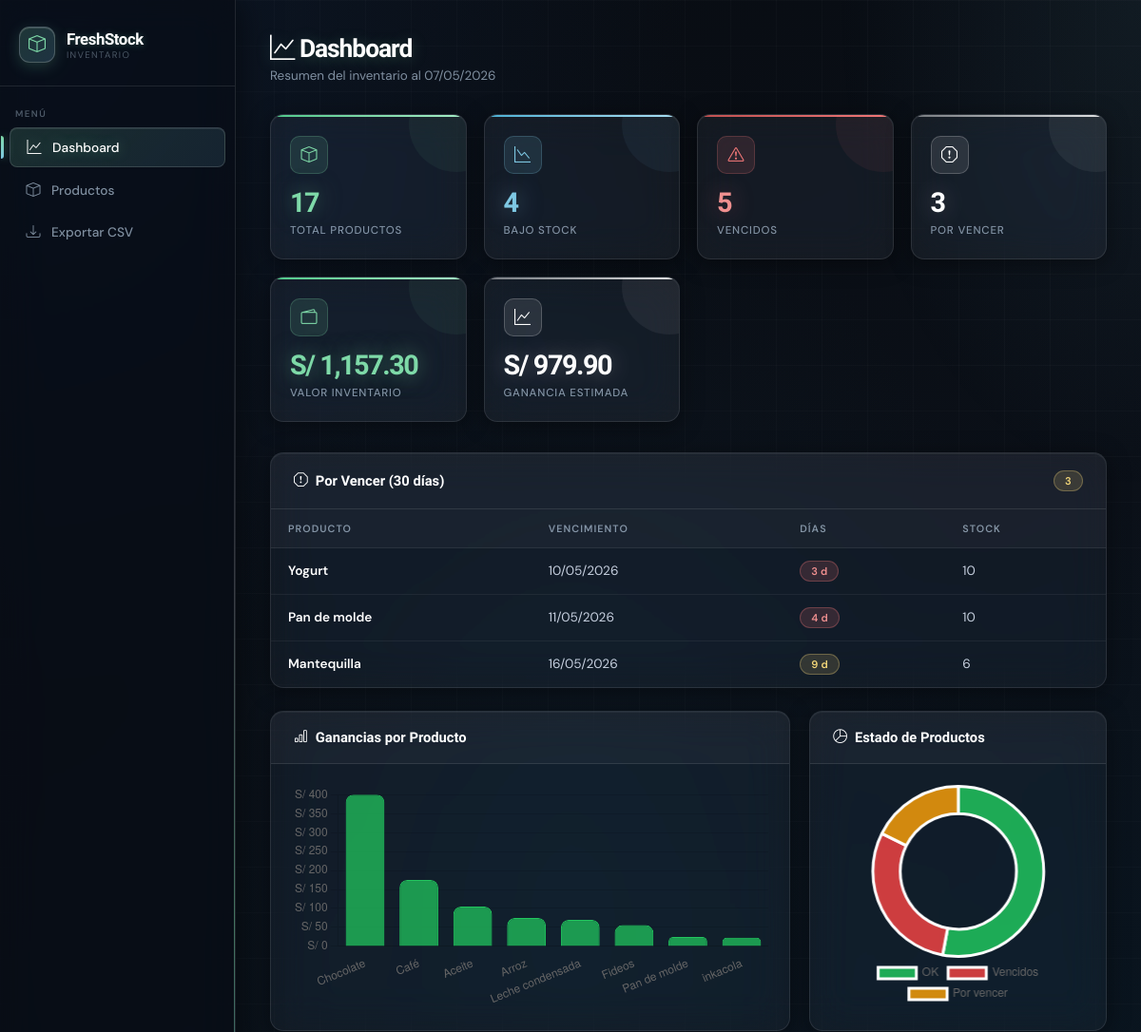
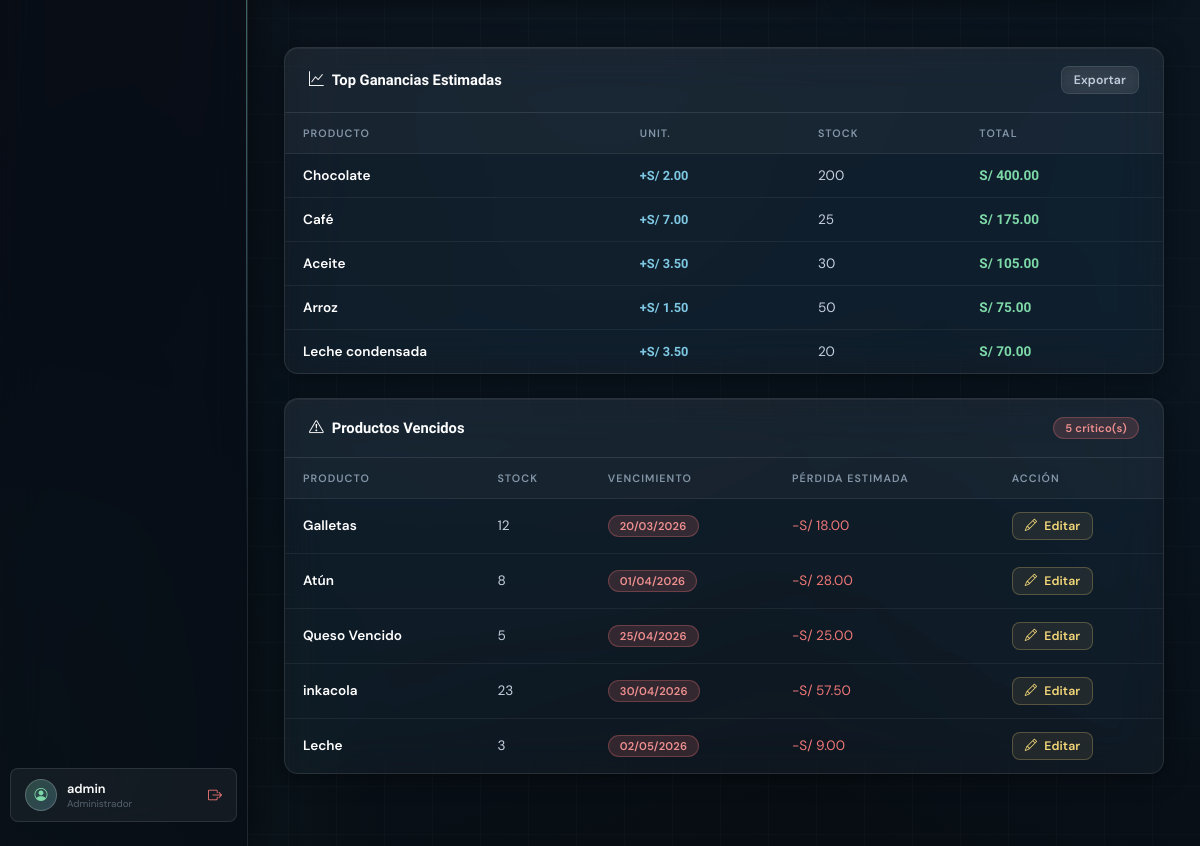
/freshStock/index.php (signed in), run on the app's committed database (2 pictures, top to bottom).
### tables this page shows
CREATE TABLE `productos` (
  `id` int(11) NOT NULL,
  `nombre` varchar(100) NOT NULL,
  `stock` int(11) NOT NULL,
  `stock_min` int(11) NOT NULL DEFAULT 5,
  `precio_compra` decimal(10,2) NOT NULL,
  `precio_venta` decimal(10,2) NOT NULL,
  `fecha_vencimiento` date NOT NULL
);

### freshStock/helpers.php (called while the page is built, shortened)
<?php
function fmtFecha(string $fecha): string {
    try {
        $date = DateTime::createFromFormat('Y-m-d', $fecha);
        return $date->format('d/m/Y');
    } catch (Exception $e) {
        return $fecha;
    }
}

### freshStock/index.php (the view, shortened to what this page needs)
<?php
require 'conexion.php';
$kpis = $pdo->query("
    SELECT
        COUNT(*) AS total,
        SUM(CASE WHEN stock <= stock_min THEN 1 ELSE 0 END) AS bajo_stock,
        SUM(CASE WHEN fecha_vencimiento < CURDATE() THEN 1 ELSE 0 END) AS vencidos,
        SUM(CASE WHEN fecha_vencimiento BETWEEN CURDATE() AND DATE_ADD(CURDATE(), INTERVAL 30 DAY) THEN 1 ELSE 0 END) AS por_vencer,
        ROUND(SUM(stock * precio_compra), 2) AS valor_inventario,
        ROUND(SUM((precio_venta - precio_compra) * stock), 2) AS ganancia_estimada
    FROM productos
")->fetch();
$vencidos = $pdo->query("
    SELECT * FROM productos
    WHERE fecha_vencimiento < CURDATE()
    ORDER BY fecha_vencimiento ASC
")->fetchAll();
$porVencer = $pdo->query("
    SELECT *,
           DATEDIFF(fecha_vencimiento, CURDATE()) AS dias_restantes
    FROM productos
    WHERE fecha_vencimiento BETWEEN CURDATE() AND DATE_ADD(CURDATE(), INTERVAL 30 DAY)
    ORDER BY fecha_vencimiento ASC
")->fetchAll();
$topGanancia = $pdo->query("
    SELECT *,
           ROUND((precio_venta - precio_compra) * stock, 2) AS ganancia_total,
           ROUND(precio_venta - precio_compra, 2) AS ganancia_unit
    FROM productos
    WHERE fecha_vencimiento >= CURDATE()
    ORDER BY ganancia_total DESC
    LIMIT 5
")->fetchAll();
$grafGanancias = $pdo->query("
    SELECT
        nombre,
        ROUND((precio_venta - precio_compra) * stock, 2) AS ganancia_total
    FROM productos
    ORDER BY ganancia_total DESC
    LIMIT 8
")->fetchAll();
$grafEstados = [
    'ok' => max(0, (int)$kpis['total'] - (int)$kpis['vencidos'] - (int)$kpis['por_vencer']),
    'vencidos' => (int)$kpis['vencidos'],
    'por_vencer' => (int)$kpis['por_vencer']
];
?>
<!DOCTYPE html>
<html lang="es">
<head>
<link rel="stylesheet" href="css/style.css">
</head>
<body>
<aside class="sidebar">
  <div class="sidebar-brand">
    <div class="brand-icon"><i class="bi bi-box"></i></div>
    <div>
      <div class="brand-name">FreshStock</div>
      <div class="brand-sub">Inventario</div>
    </div>
  </div>
  <span class="nav-section">Menú</span>
  <a href="index.php"     class="nav-link active"><span class="icon"><i class="bi bi-graph-up"></i></span> Dashboard</a>
  <a href="productos.php" class="nav-link"><span class="icon"><i class="bi bi-box"></i></span> Productos</a>
  <a href="exportar.php"  class="nav-link"><span class="icon"><i class="bi bi-download"></i></span> Exportar CSV</a>
  <div class="sidebar-footer">
    <div class="user-pill">
      <div class="user-avatar"><i class="bi bi-person-circle"></i></div>
      <div class="user-info">
        <div class="user-name"><?= htmlspecialchars($_SESSION['usuario'], ENT_QUOTES, 'UTF-8') ?></div>
        <div class="user-role" style="cursor:pointer;transition:.2s" title="Clic para configurar contraseña" onclick="window.location.href='setup_password.php'">Administrador</div>
      </div>
      <form id="logout-form" action="logout.php" method="POST" style="display:inline;">
        <button type="submit" class="logout-btn" title="Cerrar sesión" style="border:none;background:none;cursor:pointer;padding:0;">
          <i class="bi bi-box-arrow-right"></i>
        </button>
      </form>
    </div>
  </div>
</aside>
<main class="main">
  <div class="page-header">
    <h1 class="page-title"><i class="bi bi-graph-up"></i> Dashboard</h1>
    <p class="page-subtitle">Resumen del inventario al <?= date('d/m/Y') ?></p>
  </div>
  <div class="kpi-grid">
    <div class="kpi-card green">
      <div class="kpi-icon"><i class="bi bi-box"></i></div>
      <div class="kpi-value"><?= $kpis['total'] ?></div>
      <div class="kpi-label">Total Productos</div>
    </div>
    <div class="kpi-card blue">
      <div class="kpi-icon"><i class="bi bi-graph-down"></i></div>
      <div class="kpi-value"><?= $kpis['bajo_stock'] ?></div>
      <div class="kpi-label">Bajo Stock</div>
    </div>
    <div class="kpi-card red">
      <div class="kpi-icon"><i class="bi bi-exclamation-triangle"></i></div>
      <div class="kpi-value"><?= $kpis['vencidos'] ?></div>
      <div class="kpi-label">Vencidos</div>
    </div>
    <div class="kpi-card amber">
      <div class="kpi-icon"><i class="bi bi-exclamation-octagon"></i></div>
      <div class="kpi-value"><?= $kpis['por_vencer'] ?></div>
      <div class="kpi-label">Por Vencer</div>
    </div>
    <div class="kpi-card green">
      <div class="kpi-icon"><i class="bi bi-wallet2"></i></div>
      <div class="kpi-value">S/ <?= number_format($kpis['valor_inventario'], 2) ?></div>
      <div class="kpi-label">Valor Inventario</div>
    </div>
    <div class="kpi-card amber">
      <div class="kpi-icon"><i class="bi bi-graph-up"></i></div>
      <div class="kpi-value">S/ <?= number_format($kpis['ganancia_estimada'], 2) ?></div>
      <div class="kpi-label">Ganancia Estimada</div>
    </div>
  </div>
    <div class="section-card">
      <div class="section-head">
        <span class="section-title"><i class="bi bi-exclamation-octagon"></i> Por Vencer (30 días)</span>
        <span class="badge badge-warn"><?= count($porVencer) ?></span>
      </div>
      <div class="tbl-wrap">
        <?php if (empty($porVencer)): ?>
          <div class="empty-state"><div class="empty-icon"><i class="bi bi-check-circle" style="font-size: 2.5rem;"></i></div><div class="empty-text">¡Sin productos próximos a vencer!</div></div>
        <?php else: ?>
        <table>
          <thead>
            <tr><th>Producto</th><th>Vencimiento</th><th>Días</th><th>Stock</th></tr>
          </thead>
          <tbody>
            <?php foreach ($porVencer as $p): ?>
            <tr>
              <td class="product-name"><?= htmlspecialchars($p['nombre'], ENT_QUOTES, 'UTF-8') ?></td>
              <td><?= fmtFecha($p['fecha_vencimiento']) ?></td>
              <td>
                <span class="badge <?= $p['dias_restantes'] <= 7 ? 'badge-danger' : 'badge-warn' ?>">
                  <?= $p['dias_restantes'] ?> d
                </span>
              </td>
              <td><?= $p['stock'] ?></td>
            </tr>
            <?php endforeach; ?>
          </tbody>
        </table>
        <?php endif; ?>
      </div>
    </div>
  <div style="display:grid;grid-template-columns:1.4fr .8fr;gap:20px;margin-bottom:24px">
    <div class="section-card">
      <div class="section-head">
        <span class="section-title"><i class="bi bi-bar-chart"></i> Ganancias por Producto</span>
      </div>
      <div style="padding:22px;height:280px">
        <canvas id="chartGanancias"></canvas>
      </div>
    </div>
    <div class="section-card">
      <div class="section-head">
        <span class="section-title"><i class="bi bi-pie-chart"></i> Estado de Productos</span>
      </div>
      <div style="padding:22px;height:280px">
        <canvas id="chartEstados"></canvas>
      </div>
    </div>
  </div>
    <div class="section-card">
      <div class="section-head">
        <span class="section-title"><i class="bi bi-graph-up"></i> Top Ganancias Estimadas</span>
        <a href="exportar.php" class="btn btn-ghost btn-sm">Exportar</a>
      </div>
      <div class="tbl-wrap">
        <?php if (empty($topGanancia)): ?>
          <div class="empty-state"><div class="empty-icon"><i class="bi bi-box" style="font-size: 2.5rem;"></i></div><div class="empty-text">Sin productos registrados.</div></div>
        <?php else: ?>
        <table>
          <thead>
            <tr><th>Producto</th><th>Unit.</th><th>Stock</th><th>Total</th></tr>
          </thead>
          <tbody>
            <?php foreach ($topGanancia as $p): ?>
            <tr>
              <td class="product-name"><?= htmlspecialchars($p['nombre'], ENT_QUOTES, 'UTF-8') ?></td>
              <td><span class="price price-gain">+S/ <?= number_format($p['ganancia_unit'], 2) ?></span></td>
              <td><?= $p['stock'] ?></td>
              <td><span class="price price-sell">S/ <?= number_format($p['ganancia_total'], 2) ?></span></td>
            </tr>
            <?php endforeach; ?>
          </tbody>
        </table>
        <?php endif; ?>
      </div>
    </div>
  <?php if (!empty($vencidos)): ?>
  <div class="section-card" style="margin-top:20px">
    <div class="section-head">
      <span class="section-title"><i class="bi bi-exclamation-triangle"></i> Productos Vencidos</span>
      <span class="badge badge-danger"><?= count($vencidos) ?> crítico(s)</span>
    </div>
    <div class="tbl-wrap">
      <table>
        <thead>
          <tr><th>Producto</th><th>Stock</th><th>Vencimiento</th><th>Pérdida estimada</th><th>Acción</th></tr>
        </thead>
        <tbody>
          <?php foreach ($vencidos as $p): ?>
          <?php $perdida = ($p['precio_compra'] * $p['stock']); ?>
          <tr>
            <td class="product-name"><?= htmlspecialchars($p['nombre'], ENT_QUOTES, 'UTF-8') ?></td>
            <td><?= $p['stock'] ?></td>
            <td><span class="badge badge-danger"><?= fmtFecha($p['fecha_vencimiento']) ?></span></td>
            <td style="color:var(--danger)">-S/ <?= number_format($perdida, 2) ?></td>
            <td>
              <a href="productos.php?editar=<?= $p['id'] ?>" class="btn btn-warn-ghost btn-sm"><i class="bi bi-pencil"></i> Editar</a>
            </td>
          </tr>
          <?php endforeach; ?>
        </tbody>
      </table>
    </div>
  </div>
  <?php endif; ?>
</main>
<script>
const gananciasLabels = <?= json_encode(array_column($grafGanancias, 'nombre')) ?>;
const gananciasData = <?= json_encode(array_map('floatval', array_column($grafGanancias, 'ganancia_total'))) ?>;
const estadosLabels = ['OK', 'Vencidos', 'Por vencer'];
const estadosData = [
  <?= (int)$grafEstados['ok'] ?>,
  <?= (int)$grafEstados['vencidos'] ?>,
  <?= (int)$grafEstados['por_vencer'] ?>
];
new Chart(document.getElementById('chartGanancias'), {
  type: 'bar',
  data: {
    labels: gananciasLabels,
    datasets: [{
      data: gananciasData,
      backgroundColor: gananciasData.map(v => v >= 0 ? 'rgba(34,197,94,.75)' : 'rgba(239,68,68,.75)'),
      borderColor: gananciasData.map(v => v >= 0 ? 'rgb(34,197,94)' : 'rgb(239,68,68)'),
      borderWidth: 1,
      borderRadius: 8
    }]
  },
  options: {
    responsive: true,
    maintainAspectRatio: false,
    plugins: { legend: { display: false } },
    scales: {
      x: { grid: { display: false } },
      y: { ticks: { callback: value => 'S/ ' + value } }
    }
  }
});
new Chart(document.getElementById('chartEstados'), {
  type: 'doughnut',
  data: {
    labels: estadosLabels,
    datasets: [{
      data: estadosData,
      backgroundColor: [
        'rgba(34,197,94,.85)',
        'rgba(239,68,68,.85)',
        'rgba(245,158,11,.85)'
      ],
      borderWidth: 3
    }]
  },
  options: {
    responsive: true,
    maintainAspectRatio: false,
    cutout: '68%',
    plugins: {
      legend: {
        position: 'bottom'
      }
    }
  }
});
// Anti-cache
const perfEntries = performance.getEntriesByType("navigation");
if (perfEntries.length > 0 && perfEntries[0].type === "back_forward") {
  window.location.reload(true);
}
window.addEventListener('pageshow', function(event) {
  if (event.persisted) {
    window.location.reload(true);
  }
});
</script>
</body>
</html>

### data on the page
productos: nombre "Yogurt", fecha_vencimiento "10/05/2026", dias_restantes "3", stock "10"
productos: nombre "Pan de molde", fecha_vencimiento "11/05/2026", dias_restantes "4", stock "10"
productos: nombre "Mantequilla", fecha_vencimiento "16/05/2026", dias_restantes "9", stock "6"
productos: nombre "Chocolate", ganancia_unit "2.00", stock "200", ganancia_total "400.00"
productos: nombre "Café", ganancia_unit "7.00", stock "25", ganancia_total "175.00"
productos: nombre "Aceite", ganancia_unit "3.50", stock "30", ganancia_total "105.00"
productos: nombre "Arroz", ganancia_unit "1.50", stock "50", ganancia_total "75.00"
productos: nombre "Leche condensada", ganancia_unit "3.50", stock "20", ganancia_total "70.00"
productos: nombre "Galletas", stock "12", fecha_vencimiento "20/03/2026", perdida "18.00"
productos: nombre "Atún", stock "8", fecha_vencimiento "01/04/2026", perdida "28.00"
productos: nombre "Queso Vencido", stock "5", fecha_vencimiento "25/04/2026", perdida "25.00"
productos: nombre "inkacola", stock "23", fecha_vencimiento "30/04/2026", perdida "57.50"
productos: nombre "Leche", stock "3", fecha_vencimiento "02/05/2026", perdida "9.00"

### other printed values
$_SESSION['usuario'] "admin"
$kpis['total'] "17"
$kpis['bajo_stock'] "4"
$kpis['vencidos'] "5"
$kpis['por_vencer'] "3"
$kpis['valor_inventario'] "1,157.30"
$kpis['ganancia_estimada'] "979.90"
count($porVencer) "3"
count($vencidos) "5"
chart data {{ $grafEstados['ok'] }} 9
chart data {{ $grafEstados['vencidos'] }} 5
